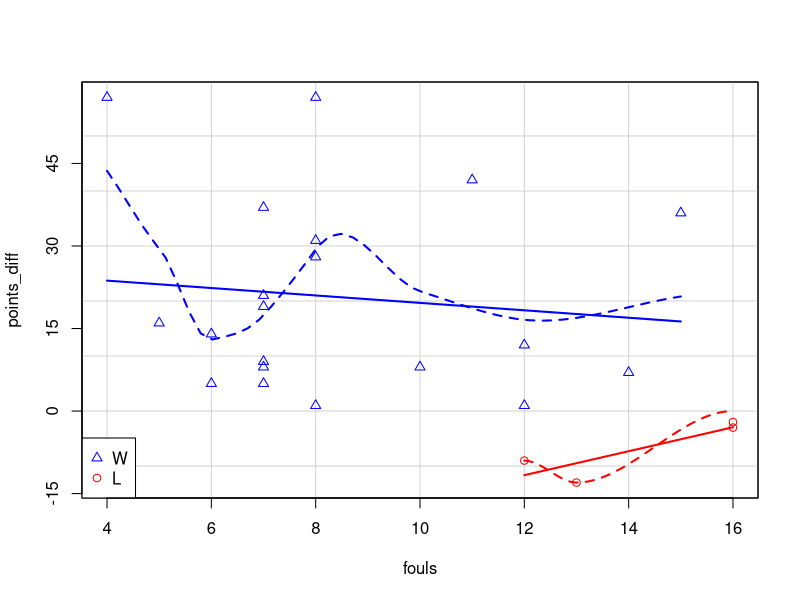
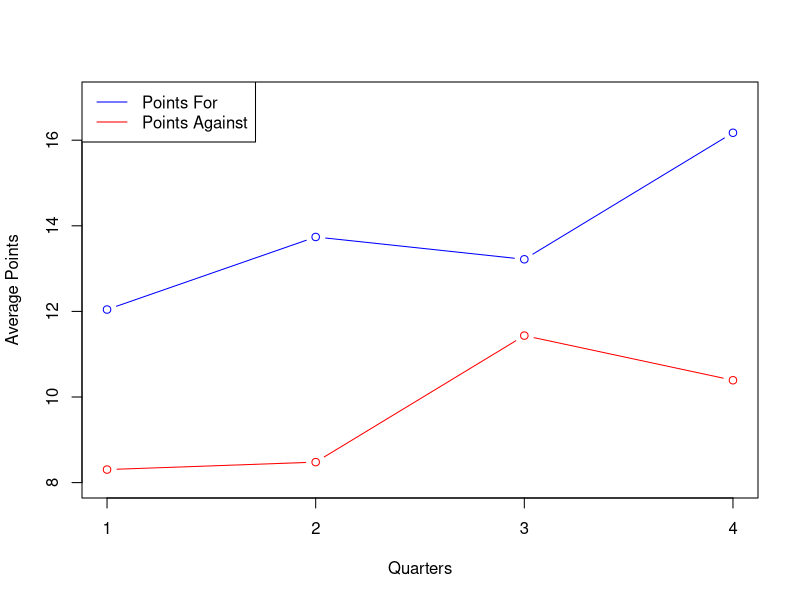
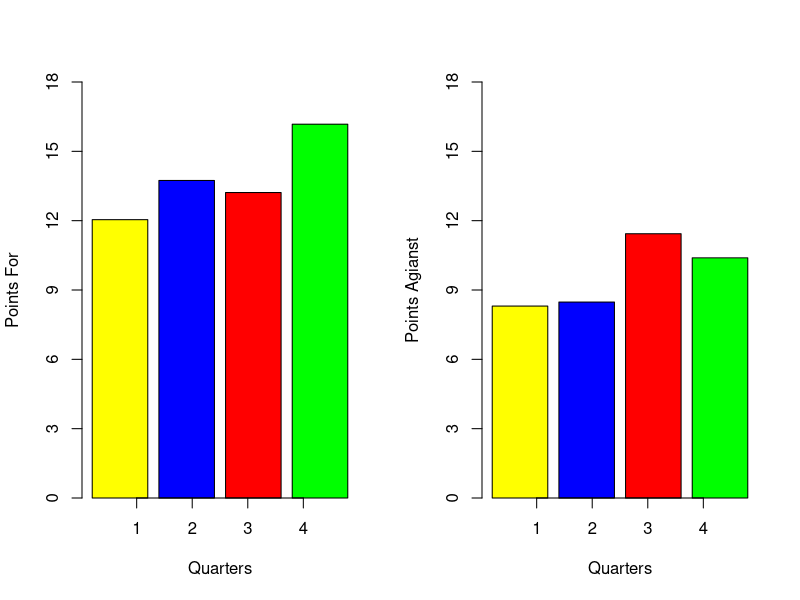
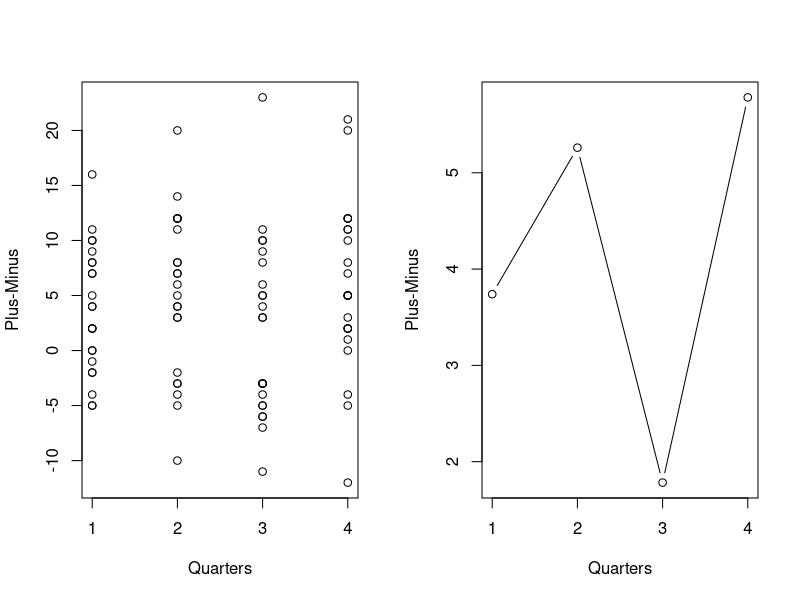

Source code (R) for these figures, in order:
# set working directory
setwd("C:/Users/linni/OneDrive/Desktop/Personal/Practice_Programming/Slay-Ups-Stats")

# read data
data = read.csv("Data/BBALL_STATS.csv")
attach(data)

# summaries
summary(data)

library("car")

# scatter of points diff by number of fouls given the result
scatterplot(points_diff ~ fouls | result, data = data, xaxt = 'n', yaxt = 'n', legend = FALSE, 
            col = c("red", 'blue'))
legend("bottomleft", c("W", "L"), pch = c(2, 1), col = c("blue", 'red'))
axis(1, at = c(4,6,8,10,12,14,16))
axis(2, at = c(-15,0,15,30,45,60))

################################################################################
#                    By quarter analysis - All Season                          #
################################################################################

# create empty vectors
qtr_off_means = rep(0,4)
qtr_def_means = rep(0,4)

# create average points by quarter 
for (i in 1:4){
  qtr_for = c(qtr1_for, qtr2_for, qtr3_for, qtr4_for)
  qtr_against = c(qtr1_against, qtr2_against, qtr3_against, qtr4_against)
    
  qtr_off_means[i] = mean(qtr_for[(27*i-26):(27*i)], na.rm = TRUE)
  qtr_def_means[i] = mean(qtr_against[(27*i-26):(27*i)], na.rm = TRUE)
}

# plot mean points per quarter
plot(qtr_off_means, type = "b", xlab = "Quarters", xaxt = "n", ylab = "Average Points", col = "blue", ylim = c(8,17))
points(qtr_def_means, type = "b", col = "red")
axis(1, at = c(1,2,3,4))
legend("topleft", c("Points For", "Points Against"), col = c("blue", "red"), lty = 1)

par(mfrow = c(1,2))
barplot(qtr_off_means, xlab = "Quarters", ylab = "Points For", names.arg = c("1st", "2nd", "3rd", "4th"),
        col = c("yellow", "blue", "red", "green"), ylim = c(0,18), yaxt = 'n', xaxt = 'n')
axis(1, at = c(1,2,3,4))
axis(2, at = c(0,3,6,9,12,15,18))
barplot(qtr_def_means, xlab = "Quarters", ylab = "Points Agianst", names.arg = c("1st", "2nd", "3rd", "4th"),
        col = c("yellow", "blue", "red", "green"), ylim = c(0,18), xaxt = 'n', yaxt = 'n')
axis(1, at = c(1,2,3,4))
axis(2, at = c(0,3,6,9,12,15,18))

# create matrix of plus-minus by quarter for each game

qtr_pm = matrix(0, nrow = 4, ncol = 27)

for (j in 1:4){
  for (k in 1:27){
    qtr_for = c(qtr1_for, qtr2_for, qtr3_for, qtr4_for)
    
    qtr_against = c(qtr1_against, qtr2_against, qtr3_against, qtr4_against)
    
    qtr_pm[j,k] = qtr_for[27*j - 27 + k] - qtr_against[27*j - 27 + k]
  }
}

# plot plus minus by quarter
par(mfrow = c(1,2))
matplot(c(1,2,3,4), qtr_pm, type = 'p', xlab = "Quarters", pch = 1, col = "black", xaxt = 'n', ylab = "Plus-Minus")
axis(1, at = c(1,2,3,4))

# create averaeg plus-minus by quarter
mean_qtr_pm = rep(0, 4)

for (l in 1:4){
  qtr_for = c(qtr1_for, qtr2_for, qtr3_for, qtr4_for)
  qtr_against = c(qtr1_against, qtr2_against, qtr3_against, qtr4_against)

  
  mean_qtr_pm[l] = mean(qtr_pm[l,], na.rm = TRUE)
}

# plot average plus-minus per quarter
plot(mean_qtr_pm, type = "b", xlab = "Quarters", xaxt = "n", ylab = "Plus-Minus")
axis(1, at = c(1,2,3,4))


################################################################################
#                             Predictive Modelling                            #
################################################################################

data$result_binary = as.integer(data$result == "W")

twoway_model = lm(result_binary ~ qtr1_for + qtr2_for + qtr3_for + qtr4_for +
     qtr1_against + qtr2_against + qtr3_against + qtr4_against + fouls, data = data)
summary(twoway_model)

off_model = lm(result_binary ~ qtr1_for + qtr2_for + qtr3_for + qtr4_for + fouls, data = data)
summary(off_model)

def_model = lm(result_binary ~ qtr1_against + qtr2_against + qtr3_against + qtr4_against + fouls, data = data)
summary(def_model)

firsthalf_model = lm(result_binary ~ qtr1_for + qtr2_for + qtr1_against + qtr2_against, data = data)
summary(firsthalf_model)

secondhalf_model = lm(result_binary ~ qtr3_for + qtr4_for + qtr3_against + qtr4_against, data = data)
summary(secondhalf_model)

firstqtr_model = lm(result_binary ~ qtr1_for + qtr1_against, data = data)
summary(firstqtr_model)

secondqtr_model = lm(result_binary ~ qtr2_for + qtr2_against, data = data)
summary(secondqtr_model)

thirdqtr_model = lm(result_binary ~ qtr3_for + qtr3_against, data = data)
summary(thirdqtr_model)

forthqtr_model = lm(result_binary ~ qtr4_for + qtr4_against, data = data)
summary(forthqtr_model)

best_model = lm(result_binary ~ qtr2_against + qtr3_against + fouls, data = data)
summary(best_model)

################################################################################

